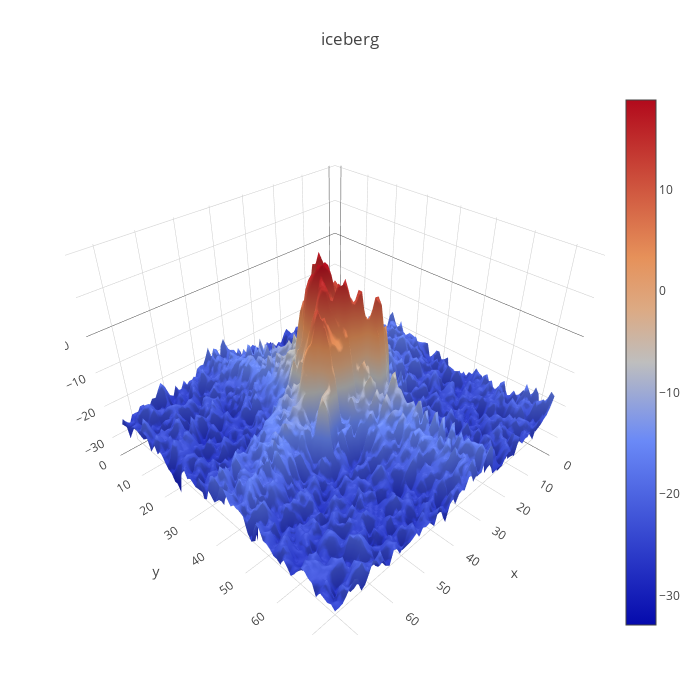

Notebook code for this chart:
### Code cell
import plotly.offline as py
import plotly.graph_objs as go
py.init_notebook_mode(connected=True)
def plotmy3d(c, name):

    data = [
        go.Surface(
            z=c
        )
    ]
    layout = go.Layout(
        title=name,
        autosize=False,
        width=700,
        height=700,
        margin=dict(
            l=65,
            r=50,
            b=65,
            t=90
        )
    )
    fig = go.Figure(data=data, layout=layout)
    py.iplot(fig)
plotmy3d(X_band_1[844,:,:], 'iceberg')

### Figure 1 — Plotly figure (JSON) as saved in the notebook; plotly's stock layout.template omitted (floating-point values rounded to 4 significant figures; data arrays with more than 128 entries replaced by an {"elided": "..."} marker saying what was removed)
{"data": [{"type": "surface", "z": {"elided": "75x75 float values"}}], "layout": {"autosize": false, "height": 700, "margin": {"b": 65, "l": 65, "r": 50, "t": 90}, "title": "iceberg", "width": 700}}
